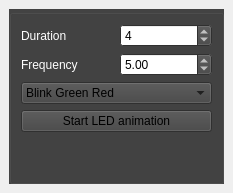
  <widget class="QDockWidget" name="dockLED">
   <property name="windowTitle">
    <string>LED Animation</string>
   </property>
   <attribute name="dockWidgetArea">
    <number>1</number>
   </attribute>
   <widget class="QWidget" name="dockWidgetContents_3">
    <layout class="QVBoxLayout" name="verticalLayout_6">
     <item>
      <widget class="QGroupBox" name="groupBox_3">
       <property name="palette">
        <palette>
         <active>
          <colorrole role="WindowText">
           <brush brushstyle="SolidPattern">
            <color alpha="255">
             <red>255</red>
             <green>255</green>
             <blue>255</blue>
            </color>
           </brush>
          </colorrole>
          <colorrole role="Button">
           <brush brushstyle="SolidPattern">
            <color alpha="255">
             <red>67</red>
             <green>67</green>
             <blue>67</blue>
            </color>
           </brush>
          </colorrole>
          <colorrole role="Light">
           <brush brushstyle="SolidPattern">
            <color alpha="255">
             <red>100</red>
             <green>100</green>
             <blue>100</blue>
            </color>
           </brush>
          </colorrole>
          <colorrole role="Midlight">
           <brush brushstyle="SolidPattern">
            <color alpha="255">
             <red>83</red>
             <green>83</green>
             <blue>83</blue>
            </color>
           </brush>
          </colorrole>
          <colorrole role="Dark">
           <brush brushstyle="SolidPattern">
            <color alpha="255">
             <red>33</red>
             <green>33</green>
             <blue>33</blue>
            </color>
           </brush>
          </colorrole>
          <colorrole role="Mid">
           <brush brushstyle="SolidPattern">
            <color alpha="255">
             <red>44</red>
             <green>44</green>
             <blue>44</blue>
            </color>
           </brush>
          </colorrole>
          <colorrole role="Text">
           <brush brushstyle="SolidPattern">
            <color alpha="255">
             <red>0</red>
             <green>0</green>
             <blue>0</blue>
            </color>
           </brush>
          </colorrole>
          <colorrole role="BrightText">
           <brush brushstyle="SolidPattern">
            <color alpha="255">
             <red>255</red>
             <green>255</green>
             <blue>255</blue>
            </color>
           </brush>
          </colorrole>
          <colorrole role="ButtonText">
           <brush brushstyle="SolidPattern">
            <color alpha="255">
             <red>0</red>
             <green>0</green>
             <blue>0</blue>
            </color>
           </brush>
          </colorrole>
          <colorrole role="Base">
           <brush brushstyle="SolidPattern">
            <color alpha="255">
             <red>255</red>
             <green>255</green>
             <blue>255</blue>
            </color>
           </brush>
          </colorrole>
          <colorrole role="Window">
           <brush brushstyle="SolidPattern">
            <color alpha="255">
             <red>67</red>
             <green>67</green>
             <blue>67</blue>
            </color>
           </brush>
          </colorrole>
          <colorrole role="Shadow">
           <brush brushstyle="SolidPattern">
            <color alpha="255">
             <red>0</red>
             <green>0</green>
             <blue>0</blue>
            </color>
           </brush>
          </colorrole>
          <colorrole role="AlternateBase">
           <brush brushstyle="SolidPattern">
            <color alpha="255">
             <red>33</red>
             <green>33</green>
             <blue>33</blue>
            </color>
           </brush>
          </colorrole>
          <colorrole role="ToolTipBase">
           <brush brushstyle="SolidPattern">
            <color alpha="255">
             <red>255</red>
             <green>255</green>
             <blue>220</blue>
            </color>
           </brush>
          </colorrole>
          <colorrole role="ToolTipText">
           <brush brushstyle="SolidPattern">
            <color alpha="255">
             <red>0</red>
             <green>0</green>
             <blue>0</blue>
            </color>
           </brush>
          </colorrole>
         </active>
         <inactive>
          <colorrole role="WindowText">
           <brush brushstyle="SolidPattern">
            <color alpha="255">
             <red>255</red>
             <green>255</green>
             <blue>255</blue>
            </color>
           </brush>
          </colorrole>
          <colorrole role="Button">
           <brush brushstyle="SolidPattern">
            <color alpha="255">
             <red>67</red>
             <green>67</green>
             <blue>67</blue>
            </color>
           </brush>
          </colorrole>
          <colorrole role="Light">
           <brush brushstyle="SolidPattern">
            <color alpha="255">
             <red>100</red>
             <green>100</green>
             <blue>100</blue>
            </color>
           </brush>
          </colorrole>
          <colorrole role="Midlight">
           <brush brushstyle="SolidPattern">
            <color alpha="255">
             <red>83</red>
             <green>83</green>
             <blue>83</blue>
            </color>
           </brush>
          </colorrole>
          <colorrole role="Dark">
           <brush brushstyle="SolidPattern">
            <color alpha="255">
             <red>33</red>
             <green>33</green>
             <blue>33</blue>
            </color>
           </brush>
          </colorrole>
          <colorrole role="Mid">
           <brush brushstyle="SolidPattern">
            <color alpha="255">
             <red>44</red>
             <green>44</green>
             <blue>44</blue>
            </color>
           </brush>
          </colorrole>
          <colorrole role="Text">
           <brush brushstyle="SolidPattern">
            <color alpha="255">
             <red>0</red>
             <green>0</green>
             <blue>0</blue>
            </color>
           </brush>
          </colorrole>
          <colorrole role="BrightText">
           <brush brushstyle="SolidPattern">
            <color alpha="255">
             <red>255</red>
             <green>255</green>
             <blue>255</blue>
            </color>
           </brush>
          </colorrole>
          <colorrole role="ButtonText">
           <brush brushstyle="SolidPattern">
            <color alpha="255">
             <red>0</red>
             <green>0</green>
             <blue>0</blue>
            </color>
           </brush>
          </colorrole>
          <colorrole role="Base">
           <brush brushstyle="SolidPattern">
            <color alpha="255">
             <red>255</red>
             <green>255</green>
             <blue>255</blue>
            </color>
           </brush>
          </colorrole>
          <colorrole role="Window">
           <brush brushstyle="SolidPattern">
            <color alpha="255">
             <red>67</red>
             <green>67</green>
             <blue>67</blue>
            </color>
           </brush>
          </colorrole>
          <colorrole role="Shadow">
           <brush brushstyle="SolidPattern">
            <color alpha="255">
             <red>0</red>
             <green>0</green>
             <blue>0</blue>
            </color>
           </brush>
          </colorrole>
          <colorrole role="AlternateBase">
           <brush brushstyle="SolidPattern">
            <color alpha="255">
             <red>33</red>
             <green>33</green>
             <blue>33</blue>
            </color>
           </brush>
          </colorrole>
          <colorrole role="ToolTipBase">
           <brush brushstyle="SolidPattern">
            <color alpha="255">
             <red>255</red>
             <green>255</green>
             <blue>220</blue>
            </color>
           </brush>
          </colorrole>
          <colorrole role="ToolTipText">
           <brush brushstyle="SolidPattern">
            <color alpha="255">
             <red>0</red>
             <green>0</green>
             <blue>0</blue>
            </color>
           </brush>
          </colorrole>
         </inactive>
         <disabled>
          <colorrole role="WindowText">
           <brush brushstyle="SolidPattern">
            <color alpha="255">
             <red>33</red>
             <green>33</green>
             <blue>33</blue>
            </color>
           </brush>
          </colorrole>
          <colorrole role="Button">
           <brush brushstyle="SolidPattern">
            <color alpha="255">
             <red>67</red>
             <green>67</green>
             <blue>67</blue>
            </color>
           </brush>
          </colorrole>
          <colorrole role="Light">
           <brush brushstyle="SolidPattern">
            <color alpha="255">
             <red>100</red>
             <green>100</green>
             <blue>100</blue>
            </color>
           </brush>
          </colorrole>
          <colorrole role="Midlight">
           <brush brushstyle="SolidPattern">
            <color alpha="255">
             <red>83</red>
             <green>83</green>
             <blue>83</blue>
            </color>
           </brush>
          </colorrole>
          <colorrole role="Dark">
           <brush brushstyle="SolidPattern">
            <color alpha="255">
             <red>33</red>
             <green>33</green>
             <blue>33</blue>
            </color>
           </brush>
          </colorrole>
          <colorrole role="Mid">
           <brush brushstyle="SolidPattern">
            <color alpha="255">
             <red>44</red>
             <green>44</green>
             <blue>44</blue>
            </color>
           </brush>
          </colorrole>
          <colorrole role="Text">
           <brush brushstyle="SolidPattern">
            <color alpha="255">
             <red>33</red>
             <green>33</green>
             <blue>33</blue>
            </color>
           </brush>
          </colorrole>
          <colorrole role="BrightText">
           <brush brushstyle="SolidPattern">
            <color alpha="255">
             <red>255</red>
             <green>255</green>
             <blue>255</blue>
            </color>
           </brush>
          </colorrole>
          <colorrole role="ButtonText">
           <brush brushstyle="SolidPattern">
            <color alpha="255">
             <red>33</red>
             <green>33</green>
             <blue>33</blue>
            </color>
           </brush>
          </colorrole>
          <colorrole role="Base">
           <brush brushstyle="SolidPattern">
            <color alpha="255">
             <red>67</red>
             <green>67</green>
             <blue>67</blue>
            </color>
           </brush>
          </colorrole>
          <colorrole role="Window">
           <brush brushstyle="SolidPattern">
            <color alpha="255">
             <red>67</red>
             <green>67</green>
             <blue>67</blue>
            </color>
           </brush>
          </colorrole>
          <colorrole role="Shadow">
           <brush brushstyle="SolidPattern">
            <color alpha="255">
             <red>0</red>
             <green>0</green>
             <blue>0</blue>
            </color>
           </brush>
          </colorrole>
          <colorrole role="AlternateBase">
           <brush brushstyle="SolidPattern">
            <color alpha="255">
             <red>67</red>
             <green>67</green>
             <blue>67</blue>
            </color>
           </brush>
          </colorrole>
          <colorrole role="ToolTipBase">
           <brush brushstyle="SolidPattern">
            <color alpha="255">
             <red>255</red>
             <green>255</green>
             <blue>220</blue>
            </color>
           </brush>
          </colorrole>
          <colorrole role="ToolTipText">
           <brush brushstyle="SolidPattern">
            <color alpha="255">
             <red>0</red>
             <green>0</green>
             <blue>0</blue>
            </color>
           </brush>
          </colorrole>
         </disabled>
        </palette>
       </property>
       <property name="autoFillBackground">
        <bool>true</bool>
       </property>
       <property name="title">
        <string/>
       </property>
       <layout class="QVBoxLayout" name="verticalLayout_8">
        <item>
         <layout class="QHBoxLayout" name="horizontalLayout_4">
          <item>
           <widget class="QLabel" name="durationLabel">
            <property name="text">
             <string>Duration</string>
            </property>
           </widget>
          </item>
          <item>
           <widget class="QSpinBox" name="durationBox">
            <property name="suffix">
             <string/>
            </property>
            <property name="value">
             <number>4</number>
            </property>
           </widget>
          </item>
         </layout>
        </item>
        <item>
         <layout class="QHBoxLayout" name="horizontalLayout_5">
          <item>
           <widget class="QLabel" name="frequencyLabel">
            <property name="text">
             <string>Frequency</string>
            </property>
           </widget>
          </item>
          <item>
           <widget class="QDoubleSpinBox" name="frequencyBox">
            <property name="prefix">
             <string/>
            </property>
            <property name="value">
             <double>5.000000000000000</double>
            </property>
           </widget>
          </item>
         </layout>
        </item>
        <item>
         <widget class="QComboBox" name="ledBox">
          <item>
           <property name="text">
            <string>Blink Green Red</string>
           </property>
          </item>
          <item>
           <property name="text">
            <string>Blink Green</string>
           </property>
          </item>
          <item>
           <property name="text">
            <string>Blink Red</string>
           </property>
          </item>
          <item>
           <property name="text">
            <string>Blink Orange</string>
           </property>
          </item>
          <item>
           <property name="text">
            <string>Snake Green Red</string>
           </property>
          </item>
          <item>
           <property name="text">
            <string>Fire</string>
           </property>
          </item>
          <item>
           <property name="text">
            <string>Standard</string>
           </property>
          </item>
          <item>
           <property name="text">
            <string>Red</string>
           </property>
          </item>
          <item>
           <property name="text">
            <string>Green</string>
           </property>
          </item>
          <item>
           <property name="text">
            <string>Red Snake</string>
           </property>
          </item>
          <item>
           <property name="text">
            <string>Blank</string>
           </property>
          </item>
          <item>
           <property name="text">
            <string>Right Missile</string>
           </property>
          </item>
          <item>
           <property name="text">
            <string>Left Missile</string>
           </property>
          </item>
          <item>
           <property name="text">
            <string>Double Missile</string>
           </property>
          </item>
          <item>
           <property name="text">
            <string>Front Left Green Others Red</string>
           </property>
          </item>
          <item>
           <property name="text">
            <string>Front Right Green Othres Red</string>
           </property>
          </item>
          <item>
           <property name="text">
            <string>Rear Right Green Others Red</string>
           </property>
          </item>
          <item>
           <property name="text">
            <string>Rear Left Green Others Red</string>
           </property>
          </item>
          <item>
           <property name="text">
            <string>Left Green Right Red</string>
           </property>
          </item>
          <item>
           <property name="text">
            <string>Left Red Right Green</string>
           </property>
          </item>
          <item>
           <property name="text">
            <string>Blink Standard</string>
           </property>
          </item>
         </widget>
        </item>
        <item>
         <widget class="QPushButton" name="ledValid">
          <property name="text">
           <string>Start LED animation</string>
          </property>
         </widget>
        </item>
        <item>
         <spacer name="verticalSpacer_3">
          <property name="orientation">
           <enum>Qt::Vertical</enum>
          </property>
          <property name="sizeHint" stdset="0">
           <size>
            <width>20</width>
            <height>40</height>
           </size>
          </property>
         </spacer>
        </item>
       </layout>
      </widget>
     </item>
    </layout>
   </widget>
  </widget>
